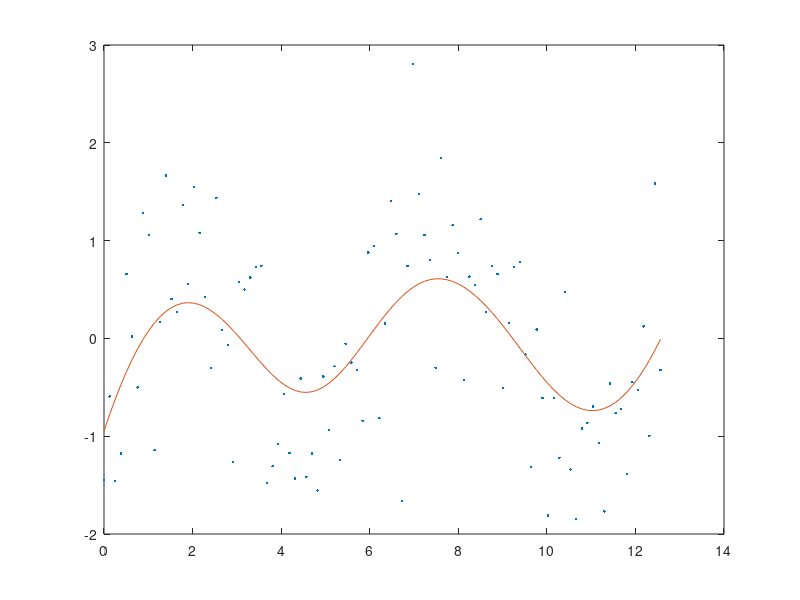

The MATLAB script that drew this image:
% Example 13.6
% Computational Statistics Handbook with MATLAB, 2nd Edition
% Wendy L. and Angel R. Martinez


% Generate some data.
x = linspace(0, 4 * pi,100);
y = sin(x) + 0.75*randn(size(x));
h=1;
deg = 1;
% Set up inline function to get the weights.
mystrg = '(2*pi*h^2)^(-1/2)*exp(-0.5*((x - mu)/h).^2)';
wfun = inline(mystrg);
% Set up space to store the estimates.
yhatlin = zeros(size(x));
n = length(x);
% Find smooth at each value in x.
for i = 1:n
		w = wfun(h,x(i),x);
		xc = x-x(i);
		s2 = sum(xc.^2.*w)/n;
        
        s1 = sum(xc.*w)/n;
		s0 = sum(w)/n;
		yhatlin(i) = sum(((s2-s1*xc).*w.*y)/(s2*s0-s1^2))/n;
end

plot(x,y,'.',x,yhatlin)

